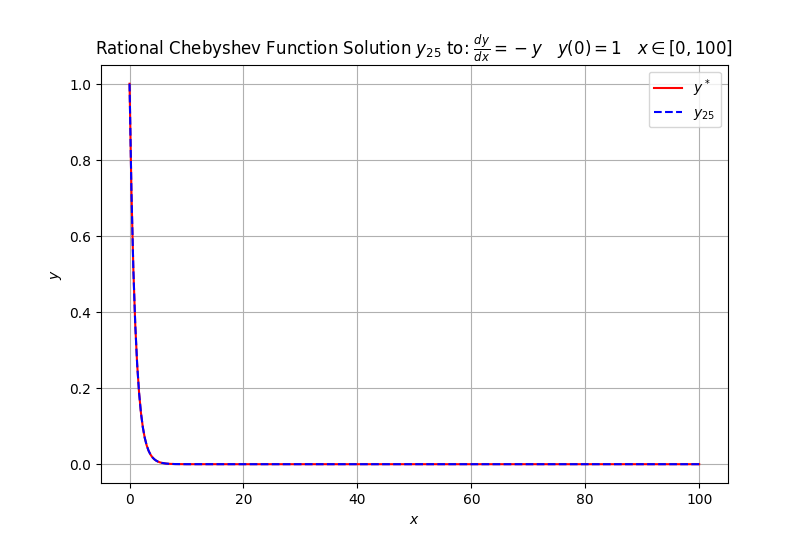

Source code (Python):
from DESolver5 import *

v = 100
D = [1/(v+1),1]
def g(x):
	return 0

def f1(x):
	return x**2

def f0(x):
	return -1

plt.title(r"Rational Chebyshev Function Solution $y_{25}$ to: $\frac{dy}{dx}=-y\quad y(0)=1\quad x\in[0,100]$")

plt.xlabel(r"$x$")
plt.ylabel(r"$y$")

f = [f0,f1]


p = DESolver(f,g,D,XY=[[1],[1]],DXDY=[], basis="c", N=25)

def h(x):
	return polyeval(p,1/(x+1))

D1= [0,v]
points = 300
dx = (D1[1]-D1[0])/points
xlist = [D1[0]+i*dx for i in range(points+1)]
aylist = [h(x) for x in xlist]
eylist = [math.e**(-x) for x in xlist]

def er(x):
	return abs(h(x)-1/(x+1)**2*polyeval(polydiff(p),1/(x+1)))

print(-math.log(1/100*integrate(er,0,100),10))


plt.plot(xlist,eylist,"-r",label=r"$y^*$")
plt.plot(xlist,aylist,"--b",label=r"$y_{25}$")



plt.legend()
plt.show()
